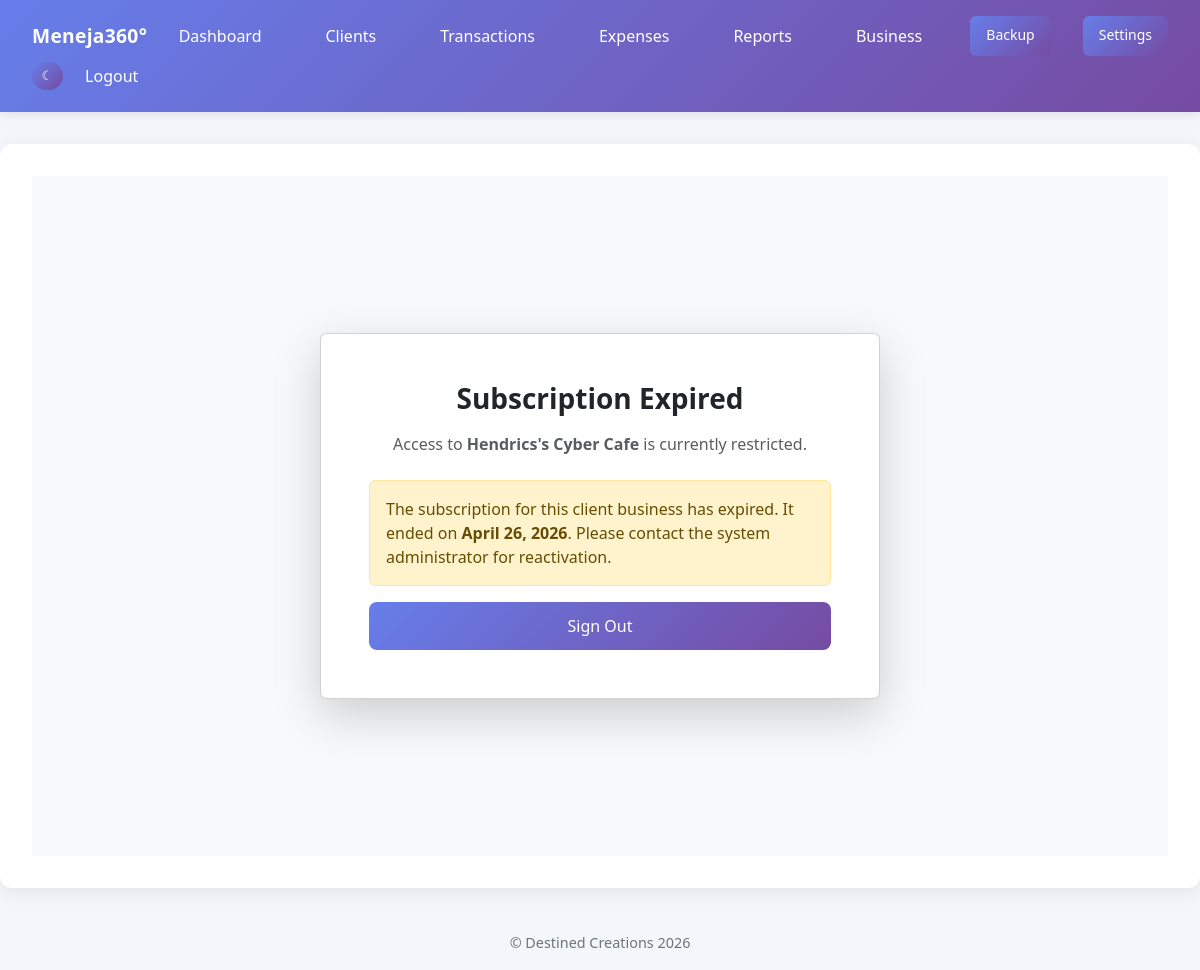
/account-inactive/ (signed in), run on the app's committed database.
### core/models.py (models this page shows, shortened)
class BusinessProfile(models.Model):
    APPROVAL_PENDING = 'pending'
    APPROVAL_APPROVED = 'approved'
    APPROVAL_REJECTED = 'rejected'
    APPROVAL_STATUS_CHOICES = [
        (APPROVAL_PENDING, 'Pending Approval'),
        (APPROVAL_APPROVED, 'Approved'),
        (APPROVAL_REJECTED, 'Rejected'),
    ]
    owner = models.OneToOneField(
        settings.AUTH_USER_MODEL,
        on_delete=models.CASCADE,
        related_name='business_profile',
        blank=True,
        null=True,
    )
    name = models.CharField("Business Name", max_length=255)
    owner_name = models.CharField("Owner Name", max_length=255)
    phone = models.CharField("Phone", max_length=50)
    email = models.EmailField("Email", blank=True, null=True)
    location = models.TextField("Location")
    logo = models.ImageField("Logo", upload_to="logos/", blank=True, null=True)
    subscription_start_date = models.DateField("Subscription Start Date", blank=True, null=True)
    subscription_end_date = models.DateField("Subscription End Date", blank=True, null=True)
    is_active = models.BooleanField("Active", default=True)
    approval_status = models.CharField("Approval Status", max_length=20, choices=APPROVAL_STATUS_CHOICES, default=APPROVAL_APPROVED)
    date_created = models.DateTimeField("Date Created", default=timezone.now)
    class Meta:
        verbose_name = "Business Profile"
        verbose_name_plural = "Business Profiles"

### core/views.py (the view)
# urls.py: path('account-inactive/', views.InactiveSubscriptionView.as_view(), name='inactive_subscription'),
class InactiveSubscriptionView(LoginRequiredMixin, TemplateView):
    template_name = 'core/inactive_subscription.html'
    def get_context_data(self, **kwargs):
        context = super().get_context_data(**kwargs)
        state, business = get_business_access_state(self.request.user)
        context.update({
            'business': business,
            'access_state': state,
        })
        return context

### core/business_access.py (called while the page is built)
def get_business_access_state(user):
    if not user or not user.is_authenticated or user.is_superuser:
        return 'active', None
    try:
        business = get_user_business(user)
    except (AttributeError, ObjectDoesNotExist, OperationalError, ProgrammingError, PermissionDenied):
        return 'active', None
    if not business.is_active:
        return 'inactive', business
    if business.subscription_end_date and business.subscription_end_date < timezone.localdate():
        return 'expired', business
    return 'active', business

### core/context_processors.py (called while the page is built)
def app_permissions(request):
    user = getattr(request, 'user', None)
    return {
        'app_role': get_user_role(user) if user and user.is_authenticated else None,
        'can_backup_restore': can_backup_restore(user) if user and user.is_authenticated else False,
        'can_manage_business': can_manage_business(user) if user and user.is_authenticated else False,
        'can_manage_records': can_manage_records(user) if user and user.is_authenticated else False,
        'can_view_reports': can_view_reports(user) if user and user.is_authenticated else False,
    }

### core/permissions.py (called while the page is built)
def get_user_role(user):
    if not user or not user.is_authenticated:
        return None
    business = get_user_business(user)
    if business.owner_id == user.id:
        return 'admin'
    profile = _get_profile(user)
    if profile and getattr(profile, 'business_id', None) == business.id:
        return profile.role
    return 'staff'

def can_backup_restore(user):
    return get_user_role(user) == 'admin'

def can_manage_business(user):
    return get_user_role(user) == 'admin'

def can_manage_records(user):
    return get_user_role(user) in {'admin', 'staff'}

def can_view_reports(user):
    return get_user_role(user) in {'admin', 'staff', 'viewer'}

### core/tenancy.py (called while the page is built)
def get_user_business(user):
    if not user or not user.is_authenticated:
        raise PermissionDenied("Authentication is required.")
    try:
        profile = user.profile
    except (AttributeError, ObjectDoesNotExist, OperationalError, ProgrammingError):
        profile = None
    if profile and getattr(profile, 'business_id', None):
        return profile.business
    return BusinessProfile.get_or_create_for_user(user)

### templates/core/inactive_subscription.html (shortened to what this page needs)
{% extends 'base.html' %}
{% block content %}
<div class="d-flex align-items-center justify-content-center bg-light" style="min-height: calc(100vh - 120px); padding: 2rem 1rem;">
    <div class="card shadow-lg" style="max-width: 560px; width: 100%;">
        <div class="card-body p-5 text-center">
            <h1 class="h3 fw-bold mb-3">
                {% if access_state == 'expired' %}
                    Subscription Expired
                {% else %}
                    Account Deactivated
                {% endif %}
            </h1>
            <p class="text-muted mb-4">
                {% if business %}
                    Access to <strong>{{ business.name }}</strong> is currently restricted.
                {% else %}
                    Your account is currently restricted.
                {% endif %}
            </p>
            {% if access_state == 'expired' %}
                <div class="alert alert-warning text-start">
                    The subscription for this client business has expired.
                    {% if business and business.subscription_end_date %}
                        It ended on <strong>{{ business.subscription_end_date }}</strong>.
                    {% endif %}
                    Please contact the system administrator for reactivation.
                </div>
            {% else %}
                <div class="alert alert-danger text-start">
                    This client business has been deactivated by the system administrator.
                    Please contact the system administrator to restore access.
                </div>
            {% endif %}
            <div class="d-flex flex-column gap-2">
                <a href="{% url 'logout' %}" class="btn btn-outline-secondary">Sign Out</a>
            </div>
        </div>
    </div>
</div>
{% endblock %}

### static/css/style.css (style rules this page uses)
body { font-family: 'Segoe UI', Tahoma, Geneva, Verdana, sans-serif; background: #f8f9fa; color: #333; margin: 0; padding: 0; min-height: 100vh; display: flex; flex-direction: column; }
.btn { padding: 0.75rem 1.5rem; background: linear-gradient(135deg, #667eea 0%, #764ba2 100%); color: #fff; text-decoration: none; border-radius: 8px; border: none; cursor: pointer; transition: all 0.3s ease; font-weight: 500; }
.light-mode { background: #f4f6fb; color: #333; }

### data on the page
BusinessProfile: name "Hendrics's Cyber Cafe", subscription_end_date "April 26, 2026"
